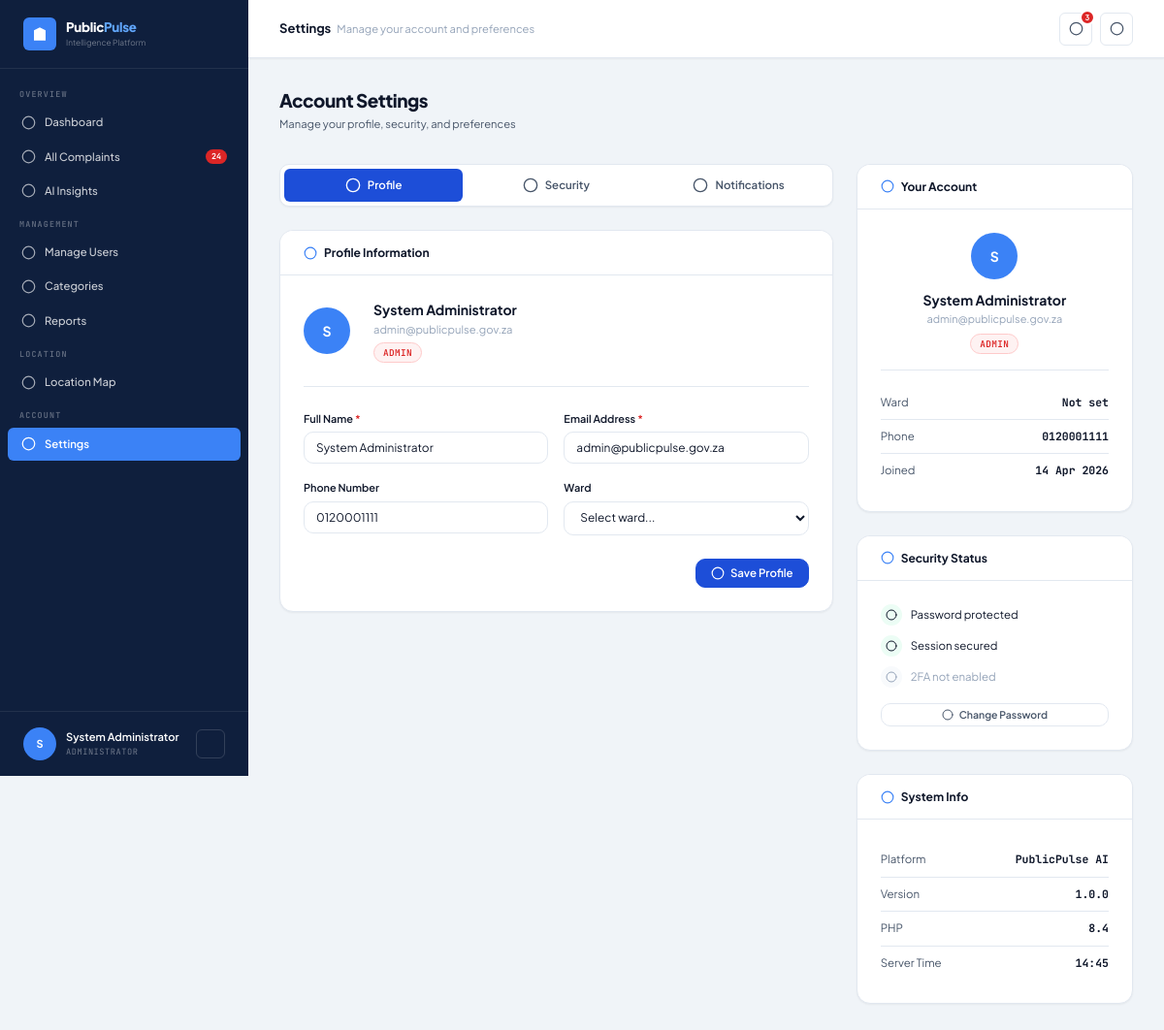
The page /settings.php (signed in) on the database its author committed.
### tables this page shows
CREATE TABLE `users` (
  `id` int(10) UNSIGNED NOT NULL,
  `name` varchar(120) NOT NULL,
  `email` varchar(180) NOT NULL,
  `password` varchar(255) NOT NULL,
  `role` enum('citizen','admin','analyst') NOT NULL DEFAULT 'citizen',
  `phone` varchar(20) DEFAULT NULL,
  `ward` varchar(100) DEFAULT NULL,
  `is_active` tinyint(1) NOT NULL DEFAULT 1,
  `created_at` datetime NOT NULL DEFAULT current_timestamp(),
  `updated_at` datetime NOT NULL DEFAULT current_timestamp() ON UPDATE current_timestamp()
);

### settings.php (the view, shortened to what the rows shown need)
<?php
require_once __DIR__ . '/includes/config.php';
require_once __DIR__ . '/includes/functions.php';
require_once __DIR__ . '/includes/layout.php';
$user   = currentUser();
$tab    = getVal('tab', 'profile');
$user = currentUser();
echo renderHead('Settings');
echo '<div class="app-shell">';
echo renderSidebar('settings', $user);
echo '<div class="main-content">';
?>
<div class="page-content">
  <div class="grid-2-1" style="align-items:start">
    <div>
      <?php if ($tab === 'profile'): ?>
      <div class="card">
        <div class="card-header">
          <div class="card-title"><?= icon('user') ?> Profile Information</div>
        </div>
        <div class="card-body">
          <div style="display:flex;align-items:center;gap:var(--space-lg);margin-bottom:var(--space-lg);padding-bottom:var(--space-lg);border-bottom:1px solid var(--border)">
            <div class="avatar lg"><?= strtoupper(mb_substr($user['name'],0,1)) ?></div>
            <div>
              <div style="font-weight:700;font-size:1rem"><?= htmlspecialchars($user['name']) ?></div>
              <div style="color:var(--text-muted);font-size:.8rem"><?= htmlspecialchars($user['email']) ?></div>
              <span class="badge <?= $user['role']==='admin'?'badge-red':($user['role']==='analyst'?'badge-purple':'badge-blue') ?>" style="margin-top:4px">
                <?= ucfirst($user['role']) ?>
              </span>
            </div>
          </div>
          <form method="POST">
            <div class="grid-2" style="gap:var(--space-md)">
              <div class="form-group" style="margin:0">
                <label class="form-label required">Full Name</label>
                <input type="text" name="name" class="form-control" value="<?= htmlspecialchars($user['name']) ?>" required>
              </div>
              <div class="form-group" style="margin:0">
                <label class="form-label required">Email Address</label>
                <input type="email" name="email" class="form-control" value="<?= htmlspecialchars($user['email']) ?>" required>
              </div>
              <div class="form-group" style="margin:0">
                <label class="form-label">Phone Number</label>
                <input type="tel" name="phone" class="form-control" value="<?= htmlspecialchars($user['phone'] ?? '') ?>" placeholder="e.g. 0821234567">
              </div>
              <div class="form-group" style="margin:0">
                <label class="form-label">Ward</label>
                <select name="ward" class="form-control">
                  <option value="">Select ward...</option>
                </select>
              </div>
            </div>
            <div style="margin-top:var(--space-lg);display:flex;justify-content:flex-end">
              <button type="submit" class="btn btn-primary"><?= icon('save') ?> Save Profile</button>
            </div>
          </form>
        </div>
      </div>
      <?php endif; ?>
    </div>
    <div style="display:flex;flex-direction:column;gap:var(--space-lg)">
      <div class="card">
        <div class="card-body">
          <div style="text-align:center;margin-bottom:var(--space-md)">
            <div class="avatar lg" style="margin:0 auto 10px"><?= strtoupper(mb_substr($user['name'],0,1)) ?></div>
            <div style="font-weight:700"><?= htmlspecialchars($user['name']) ?></div>
            <div style="font-size:.78rem;color:var(--text-muted)"><?= htmlspecialchars($user['email']) ?></div>
            <span class="badge <?= $user['role']==='admin'?'badge-red':($user['role']==='analyst'?'badge-purple':'badge-blue') ?>" style="margin-top:6px">
              <?= ucfirst($user['role']) ?>
            </span>
          </div>
          <div class="stat-row"><span class="stat-label">Ward</span><span class="stat-value"><?= htmlspecialchars($user['ward']??'Not set') ?></span></div>
          <div class="stat-row"><span class="stat-label">Phone</span><span class="stat-value"><?= htmlspecialchars($user['phone']??'Not set') ?></span></div>
          <div class="stat-row"><span class="stat-label">Joined</span><span class="stat-value"><?= formatDate($user['created_at'],'d M Y') ?></span></div>
        </div>
      </div>
    </div>
  </div>
</div>
<?= renderFoot() ?>

### includes/layout.php (shortened to what the rows shown need)
<?php
require_once __DIR__ . '/icons.php';
function renderHead(string $title, array $extraCss = []): string
{
    $base   = APP_URL;
    $csrf   = csrfToken();
    $role   = $_SESSION['user_role'] ?? 'citizen';
    $extras = implode("\n", array_map(fn($h) => "<link rel=\"stylesheet\" href=\"{$h}\">", $extraCss));
    return <<<HTML
<!DOCTYPE html>
<html lang="en">
<head>
<meta charset="UTF-8">
<meta name="viewport" content="width=device-width,initial-scale=1">
<meta name="csrf-token" content="{$csrf}">
<title>{$title} — PublicPulse AI</title>
<link rel="preconnect" href="https://fonts.googleapis.com">
<link rel="preconnect" href="https://fonts.gstatic.com" crossorigin>
<link href="https://fonts.googleapis.com/css2?family=Plus+Jakarta+Sans:wght@300;400;500;600;700;800&family=JetBrains+Mono:wght@400;500;600&display=swap" rel="stylesheet">
<link rel="stylesheet" href="{$base}/assets/css/app.css">
{$extras}
<script src="https://cdn.jsdelivr.net/npm/chart.js@4.4.0/dist/chart.umd.min.js"></script>
<script>
  const PP_URL = '{$base}';
  const PP_ROLE = '{$role}';
</script>
</head>
<body>
HTML;
}
function renderSidebar(string $active = '', ?array $user = null): string
{
    $base  = APP_URL;
    $role  = $user['role'] ?? 'citizen';
    $name  = htmlspecialchars($user['name'] ?? 'User');
    $init  = strtoupper(mb_substr($user['name'] ?? 'U', 0, 1));
    $roles = ['admin' => 'Administrator', 'analyst' => 'Data Analyst', 'citizen' => 'Citizen'];
    $rl    = $roles[$role] ?? 'User';
    $openCount = _getSidebarOpenCount();
    $logoSvg = '<svg width="18" height="18" viewBox="0 0 24 24" fill="white" stroke="none"><path d="M3 21h18M4 21V7l8-4 8 4v14M9 21V12h6v9M9 9h1m4 0h1M9 15h1m4 0h1"/></svg>';
    $nav = '';
    if ($role === 'citizen') {
        $nav .= _navItem($base.'/citizen/dashboard.php',    'dashboard',   'Dashboard',         'citizen_dashboard',  $active);
        $nav .= _navItem($base.'/citizen/submit.php',       'plus-circle', 'Submit Complaint',  'citizen_submit',     $active);
        $nav .= _navItem($base.'/citizen/complaints.php',   'list',        'My Complaints',     'citizen_complaints', $active);
        $nav .= _navItem($base.'/citizen/track.php',        'search',      'Track Status',      'citizen_track',      $active);
        $nav .= _navItem($base.'/citizen/notifications.php','bell',        'Notifications',     'citizen_notif',      $active);
    } elseif ($role === 'admin') {
        $nav .= _navSection('Overview');
        $nav .= _navItem($base.'/admin/dashboard.php',     'dashboard',   'Dashboard',         'admin_dashboard',    $active);
        $nav .= _navItem($base.'/admin/complaints.php',    'inbox',       'All Complaints',    'admin_complaints',   $active, $openCount);
        $nav .= _navItem($base.'/admin/ai_insights.php',   'brain',       'AI Insights',       'admin_ai',           $active);
        $nav .= _navSection('Management');
        $nav .= _navItem($base.'/admin/users.php',         'users',       'Manage Users',      'admin_users',        $active);
        $nav .= _navItem($base.'/admin/categories.php',    'tag',         'Categories',        'admin_categories',   $active);
        $nav .= _navItem($base.'/admin/reports.php',       'file-text',   'Reports',           'admin_reports',      $active);
        $nav .= _navSection('Location');
        $nav .= _navItem($base.'/location.php',            'map',         'Location Map',      'location',           $active);
    }
    $nav .= _navSection('Account');
    $nav .= _navItem($base.'/settings.php', 'settings', 'Settings', 'settings', $active);
    return <<<HTML
<aside class="sidebar" id="appSidebar">
  <div class="sidebar-logo">
    <div class="sidebar-logo-icon">{$logoSvg}</div>
    <div>
      <div class="sidebar-logo-text">Public<span>Pulse</span></div>
      <div class="sidebar-logo-sub">Intelligence Platform</div>
    </div>
  </div>
  <nav class="sidebar-nav">{$nav}</nav>
  <div class="sidebar-footer">
    <div class="sidebar-user">
      <div class="avatar">{$init}</div>
      <div class="user-meta" style="flex:1;min-width:0">
        <div class="user-name">{$name}</div>
        <div class="user-role">{$rl}</div>
      </div>
      <a href="{$base}/auth/logout.php" title="Sign out"
         style="width:30px;height:30px;border:1px solid rgba(255,255,255,.15);background:transparent;color:rgba(255,255,255,.6);border-radius:6px;display:flex;align-items:center;justify-content:center;flex-shrink:0;transition:all .2s;text-decoration:none"
         onmouseover="this.style.background='rgba(255,255,255,.1)'" onmouseout="this.style.background='transparent'">
        <?= icon('logout','',14) ?>
      </a>
    </div>
  </div>
</aside>
HTML;
}
function _navSection(string $label): string
{
    return "<div class=\"nav-section-label\">{$label}</div>";
}
function _navItem(string $href, string $iconName, string $label, string $key, string $active, int $badge = 0): string
{
    $isActive  = $active === $key ? 'active' : '';
    $badgeHtml = $badge > 0 ? "<span class=\"nav-badge\">{$badge}</span>" : '';
    $ic = icon($iconName);
    return "<a href=\"{$href}\" class=\"nav-item {$isActive}\">{$ic} {$label}{$badgeHtml}</a>";
}
function _getSidebarOpenCount(): int
{
    try {
        return (int)Database::fetchScalar("SELECT COUNT(*) FROM complaints WHERE status NOT IN ('resolved','closed')");
    } catch (\Throwable $e) { return 0; }
}
function renderFoot(array $extraJs = []): string
{
    $base    = APP_URL;
    $scripts = implode("\n", array_map(fn($s) => "<script src=\"{$s}\"></script>", $extraJs));
    return <<<HTML
<script src="{$base}/assets/js/app.js"></script>
{$scripts}
</body></html>
HTML;
}

### rows shown on the page
users: name "S", role "ADMINISTRATOR", name "System Administrator", email "admin@publicpulse.gov.za", role "ADMIN", phone "0120001111", ward "Not set", created_at "14 Apr 2026"

### other values the page prints
$label "OVERVIEW MANAGEMENT LOCATION ACCOUNT"
$label "Dashboard All Complaints AI Insights Manage Users Categories Reports Location Map Settings"
$badge "24"
$name "System Administrator"
$title_esc "Settings"
$sub_esc "Manage your account and preferences"
$badgeNum "3"
$t['label'] "Profile"
$t['label'] "Security"
$t['label'] "Notifications"
PHP_MAJOR_VERSION "8"
PHP_MINOR_VERSION "4"
